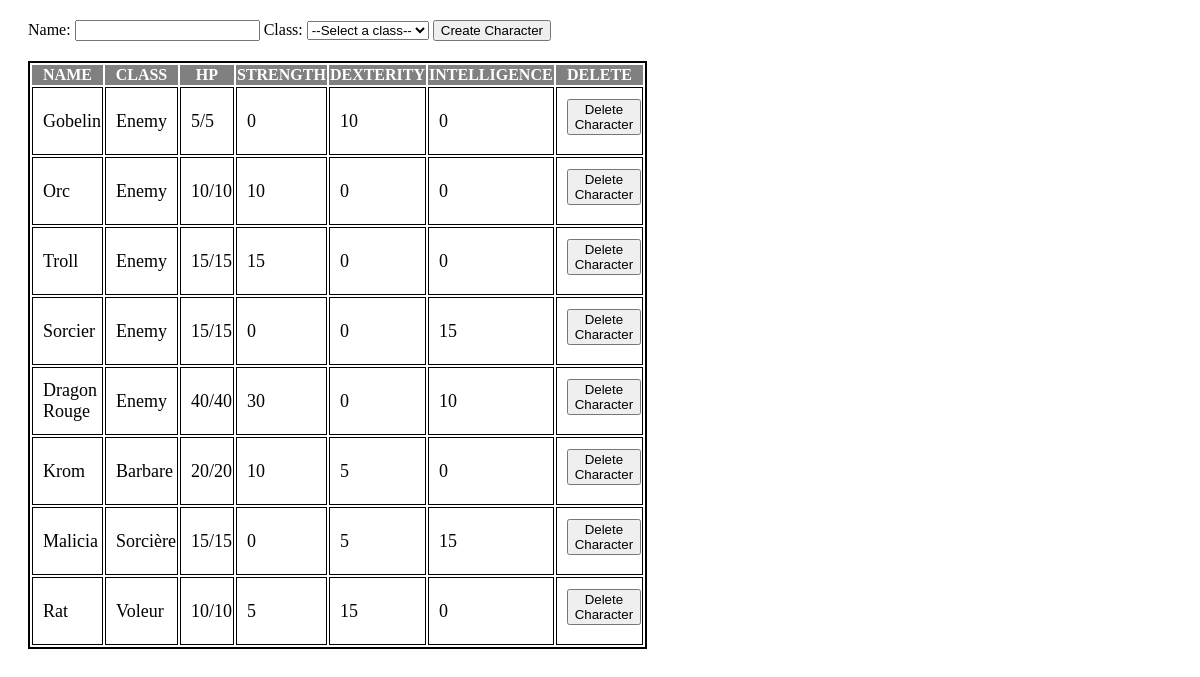
/back/forms/create_character.php, run on the app's committed database.
### tables this page shows
CREATE TABLE `characters` (
  `id` bigint unsigned NOT NULL AUTO_INCREMENT,
  `created_at` timestamp NULL DEFAULT NULL,
  `updated_at` timestamp NULL DEFAULT NULL,
  `user_id` bigint unsigned DEFAULT NULL,
  `name` text NOT NULL,
  `class` text NOT NULL,
  `max_hp` int NOT NULL,
  `current_hp` int NOT NULL,
  `dex` int NOT NULL,
  `str` int NOT NULL,
  `intel` int NOT NULL,
  `active` tinyint(1) NOT NULL DEFAULT '1',
  PRIMARY KEY (`id`),
  KEY `characters_user_id_foreign` (`user_id`),
  CONSTRAINT `characters_user_id_foreign` FOREIGN KEY (`user_id`) REFERENCES `users` (`id`)
);

### back/controllers/Controller.php (called while the page is built, shortened)
<?php
class Controller
{
    public function getAllData ($sql) {
        try {
            $pdo = new PDO("mysql:host=".SERVER_NAME.";dbname=".DB_NAME, USERNAME, PASSWORD);
            $pdo->setAttribute(PDO::ATTR_ERRMODE, PDO::ERRMODE_EXCEPTION);
            $sth = $pdo->prepare($sql);
            $sth->execute();
            return $sth->fetchAll(PDO::FETCH_ASSOC);
        } catch (PDOException $e) {
            echo "Error in Controller: " . $e->getMessage();
        }
    }
}

### back/controllers/CharacterController.php (called while the page is built, shortened)
<?php
include_once 'Controller.php';
class CharacterController extends Controller
{
    private string $table;
    function __construct()
    {
        $this->table = "characters";
    }
    public function index ()
    {
        $sql = "SELECT * FROM $this->table";
        return $this->getAllData($sql);
    }
}

### back/forms/create_character.php (the view, shortened to what this page needs)
<?php
include_once dirname(__DIR__).'/controllers/CharacterController.php';
$getCharacters = new CharacterController();
$characters = $getCharacters->index();
?>
<form action="" method="POST" class="form">
    <label>Name:</label>
    <input type="text" name="name">
    <label>Class:</label>
    <select name="class">
        <option disabled selected value>--Select a class--</option>
    </select>
    <button type="submit">Create Character</button>
</form>
<table class="characterTable">
    <thead>
        <tr>
            <td class="header">NAME</td>
            <td class="header">CLASS</td>
            <td class="header">HP</td>
            <td class="header">STRENGTH</td>
            <td class="header">DEXTERITY</td>
            <td class="header">INTELLIGENCE</td>
            <td class="header">DELETE</td>
        </tr>
    </thead>
    <tbody>
    <?php
        foreach ($characters as $character) {
            echo "<tr>";
            echo "<td class='col'>".$character['name']."</td>";
            echo "<td class='col'>".$character['class']."</td>";
            echo "<td class='col'>".$character['current_hp']."/".$character['max_hp']."</td>";
            echo "<td class='col'>".$character['str']."</td>";
            echo "<td class='col'>".$character['dex']."</td>";
            echo "<td class='col'>".$character['intel']."</td>";
            echo "<td class='col'><form action='' method='POST'><input type='hidden' name='delete_character' value='".$character['id']."'><button class='deleteBtn' type='submit'>Delete Character</button></form></td>";
            echo "</tr>";
        }
    ?>
    </tbody>
</table>

### back/forms/create_character.php (style rules this page uses)
.form { margin: 20px 0px 0px 20px; }
.characterTable { border: black 2px solid; width: 50%; margin: 20px 0px 0px 20px; }
.col { font-size: 18px; padding-left: 10px; border: black 1px solid; }
.deleteBtn { margin-top: 10px; }
.header { font-size: 16px; font-weight: bold; text-align: center; color: white; background: gray; }

### data on the page
characters: name "Gobelin", class "Enemy", current_hp "5", max_hp "5", str "0", dex "10", intel "0"
characters: name "Orc", class "Enemy", current_hp "10", max_hp "10", str "10", dex "0", intel "0"
characters: name "Troll", class "Enemy", current_hp "15", max_hp "15", str "15", dex "0", intel "0"
characters: name "Sorcier", class "Enemy", current_hp "15", max_hp "15", str "0", dex "0", intel "15"
characters: name "Dragon Rouge", class "Enemy", current_hp "40", max_hp "40", str "30", dex "0", intel "10"
characters: name "Krom", class "Barbare", current_hp "20", max_hp "20", str "10", dex "5", intel "0"
characters: name "Malicia", class "Sorcière", current_hp "15", max_hp "15", str "0", dex "5", intel "15"
characters: name "Rat", class "Voleur", current_hp "10", max_hp "10", str "5", dex "15", intel "0"
